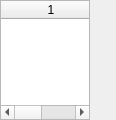
<?xml version="1.0" encoding="UTF-8"?>
<ui version="4.0">
 <class>PosiSelector</class>
 <widget class="QWidget" name="PosiSelector">
  <property name="geometry">
   <rect>
    <x>0</x>
    <y>0</y>
    <width>116</width>
    <height>120</height>
   </rect>
  </property>
  <property name="windowTitle">
   <string>Form</string>
  </property>
  <widget class="QTableWidget" name="qtablewidget">
   <property name="geometry">
    <rect>
     <x>0</x>
     <y>0</y>
     <width>90</width>
     <height>120</height>
    </rect>
   </property>
   <property name="columnCount">
    <number>3</number>
   </property>
   <column/>
   <column/>
   <column/>
  </widget>
 </widget>
 <resources/>
 <connections/>
</ui>
